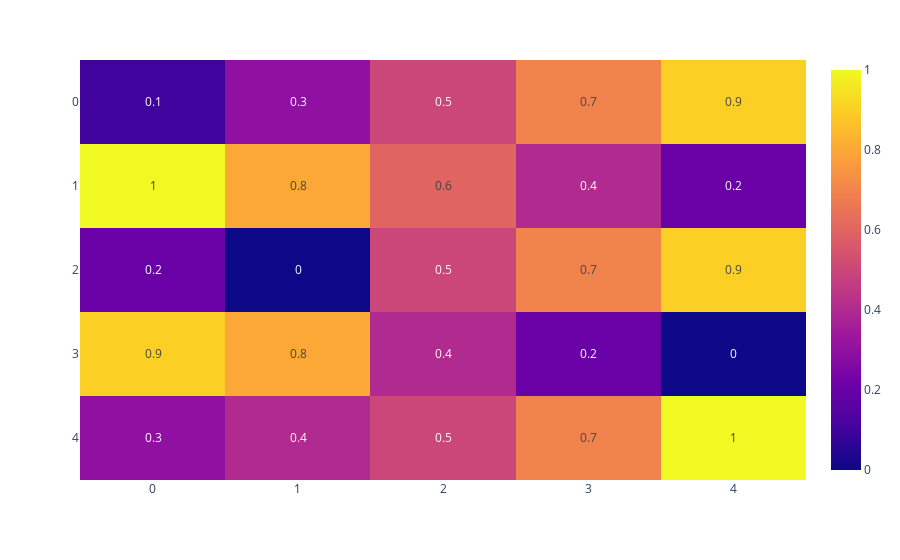

Notebook code cell kept with this figure:
### Code cell
import plotly.express as px

z = [[.1, .3, .5, .7, .9],
     [1, .8, .6, .4, .2],
     [.2, 0, .5, .7, .9],
     [.9, .8, .4, .2, 0],
     [.3, .4, .5, .7, 1]]

fig = px.imshow(z, text_auto=True, aspect="auto")
fig.show()

### Figure 1 — Plotly figure (JSON) as saved in the notebook; plotly's stock layout.template omitted (floating-point values rounded to 4 significant figures)
{"data": [{"coloraxis": "coloraxis", "hovertemplate": "x: %{x}<br>y: %{y}<br>color: %{z}<extra></extra>", "name": "0", "texttemplate": "%{z}", "type": "heatmap", "xaxis": "x", "yaxis": "y", "z": [[0.1, 0.3, 0.5, 0.7, 0.9], [1, 0.8, 0.6, 0.4, 0.2], [0.2, 0, 0.5, 0.7, 0.9], [0.9, 0.8, 0.4, 0.2, 0], [0.3, 0.4, 0.5, 0.7, 1]]}], "layout": {"coloraxis": {"colorscale": [[0, "#0d0887"], [0.1111, "#46039f"], [0.2222, "#7201a8"], [0.3333, "#9c179e"], [0.4444, "#bd3786"], [0.5556, "#d8576b"], [0.6667, "#ed7953"], [0.7778, "#fb9f3a"], [0.8889, "#fdca26"], [1, "#f0f921"]]}, "margin": {"t": 60}, "xaxis": {"anchor": "y", "domain": [0, 1]}, "yaxis": {"anchor": "x", "autorange": "reversed", "domain": [0, 1]}}}
